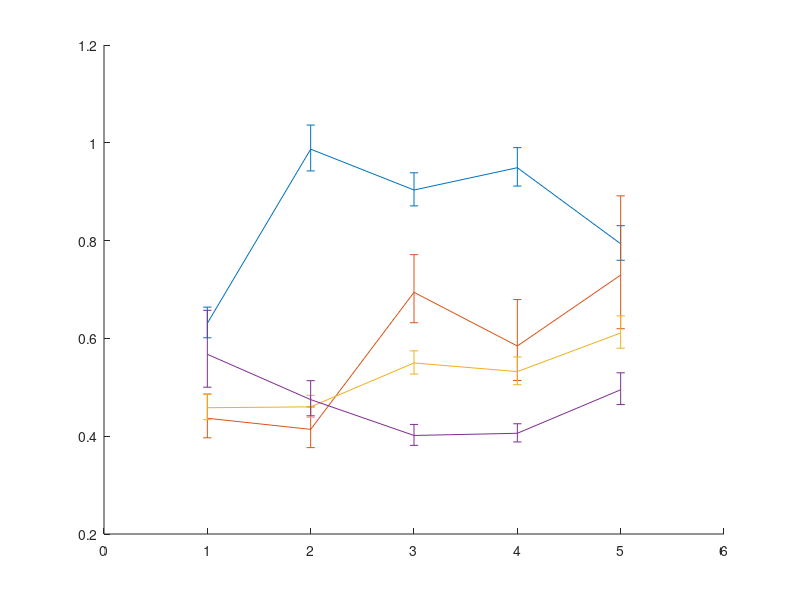

The MATLAB source for this figure: (Note: this script raises an error after producing the figure.)
clear all;
tic
alpha=0.05;

lower=zeros(4,5);
cov=zeros(4,5);
upper=zeros(4,5);

% Matrix S is the collected standard deviations of ln(treasury_spread);
% where a row is a rating class (All, HI, LO, SG) 
% and a column is a period (90, 94, 98, 02, 06) 
% Matrix N is the collected observations with the same ordering as S;
S=  [0.5789	0.8247	0.7725	0.8014	0.6988;
     0.4178	0.3977	0.6272	0.5421	0.6532;
     0.4366	0.4381	0.5139	0.4993	0.5633;
     0.5284	0.4509	0.3866	0.3906	0.4681];

N=  [1084	1625	2424	2071	1551;
     223	228     287     134     91;
     719	980     1346	866     902;
     138	416     789     1071	558];

for i=1:4
    for j=1:5
        x=[0,0];
        n=N(i,j);
        s=S(i,j);
        x(1)=(n-1)*(s^2)/(chi2inv(1-0.5*alpha, n-1));
        x(2)=(n-1)*(s^2)/(chi2inv(0.5*alpha, n-1));
        lower(i,j)=sqrt(exp(x(1))-1);
        cov(i,j)=sqrt(exp(s^2)-1);
        upper(i,j)=sqrt(exp(x(2))-1);
    end
end
t_axis=['1990-1993', '1994-1997', '1998-2001', '2002-2005', '2006-2009'];
t=1:5;

upperE=upper-cov;
lowerE=cov-lower;
T=[1,2,3,4,5];

figure('Name', 'Coefficient of Variation','OuterPosition',[300 300 1000 750]);
hold on;
% hFit=line
hEal=errorbar(T',cov(1,:)',lowerE(1,:)',upperE(1,:)');
hEhi=errorbar(T',cov(2,:)',lowerE(2,:)',upperE(2,:)');
hElo=errorbar(T',cov(3,:)',lowerE(3,:)',upperE(3,:)');
hEsg=errorbar(T',cov(4,:)',lowerE(4,:)',upperE(4,:)');

set(hEal                             , ...
  'LineStyle'       , '-'            , ...
  'Color'           , rgb('royalblue') , ...
  'LineWidth'       , 1              , ...
  'Marker'          , 'o'            , ...
  'MarkerSize'      , 6              , ...
  'MarkerEdgeColor' , rgb('royalblue') , ...
  'MarkerFaceColor' , rgb('royalblue') );

set(hEsg                                , ...
  'LineStyle'       , '-'               , ...
  'Color'           , rgb('seagreen') , ...
  'LineWidth'       , 1                 , ...
  'Marker'          , 'o'               , ...
  'MarkerSize'      , 6                 , ...
  'MarkerEdgeColor' , rgb('seagreen') , ...
  'MarkerFaceColor' , rgb('seagreen') );

set(hEhi                          , ...
  'LineStyle'       , '-'         , ...
  'Color'           , rgb('crimson') , ...
  'LineWidth'       , 1           , ...
  'Marker'          , 'o'         , ...
  'MarkerSize'      , 6           , ...
  'MarkerEdgeColor' , rgb('crimson') , ...
  'MarkerFaceColor' , rgb('crimson') );

set(hElo                                , ...
  'LineStyle'       , '-'               , ...
  'Color'           , rgb('darkorchid'), ...
  'LineWidth'       , 1                 , ...
  'Marker'          , 'o'               , ...
  'MarkerSize'      , 6                 , ...
  'MarkerEdgeColor' , rgb('darkorchid'), ...
  'MarkerFaceColor' , rgb('darkorchid'));

% This snippet changes the width of the error bar, not sure how
% hE_c                   = ...
%     get(hEal   , 'Children'    );
% errorbarXData          = ...
%     get(hE_c(2), 'XData'       );
% errorbarXData(4:9:end) = ...
%     errorbarXData(1:9:end) - 0.2;
% errorbarXData(7:9:end) = ....
%     errorbarXData(1:9:end) - 0.2;
% errorbarXData(5:9:end) = ...
%     errorbarXData(1:9:end) + 0.2;
% errorbarXData(8:9:end) = ...
%     errorbarXData(1:9:end) + 0.2;
% set(hE_c(2), 'XData', errorbarXData);
%

hTitle  = title ('Spread over Treasury, by Rating Class');
hXLabel = xlabel('Period');
hYLabel = ylabel('Coefficient of Variation');

% hLegend = legend( ...
%     [hEal, hEhi, hElo, hEsg],...
%     'All Ratings',...
%     'AAA or AA',...
%     'A or BBB',...
%     'BB or lower');...,...
    %'location', 'NorthEast');

hTEXTal = text(1.4,0.83,'All');
hTEXThi = text(1.4,0.4 ,'AAA or AA');
hTEXTlo = text(1.4,0.48,'A or BBB');
hTEXTsg = text(1.4,0.55,'BB or lower');

set([gca,hTitle,hXLabel,hYLabel,hTEXTal,hTEXThi,hTEXTlo,hTEXTsg], ...
    'FontName'   , 'computermodern');
% set([hLegend, gca]             , ...
%     'FontSize'   , 8         );
set(gca                        , ...
    'FontSize'   , 10          );
set( hTitle                    , ...
    'FontSize'   , 12          );
set([hXLabel,hYLabel], ...
    'FontSize'   , 10          );
set([hTEXTal,hTEXThi,hTEXTlo,hTEXTsg], ...
    'FontSize'   , 8           );

set(gca, ...
  'Box'         , 'off'     , ...
  'TickDir'     , 'out'     , ...
  'TickLength'  , [.01 .01] , ...
  'XMinorTick'  , 'off'     , ...
  'YMinorTick'  , 'on'      , ...
  'YGrid'       , 'on'      , ...
  'XColor'      , [.3 .3 .3], ...
  'YColor'      , [.3 .3 .3], ...
  'XTick'       , 1:1:5     , ...
  'YTick'       , 0:.1:1.1  , ...
  'LineWidth'   , 1         );

periods = ...
    ['1990 to 1993';
    '1994 to 1997';
    '1998 to 2001';
    '2002 to 2005';
    '2006 to 2009'];
set(gca,'XTickLabel',periods);

set(gcf, 'PaperPositionMode', 'auto');
print -dpng CVCI.png
hold off;
close;

toc
